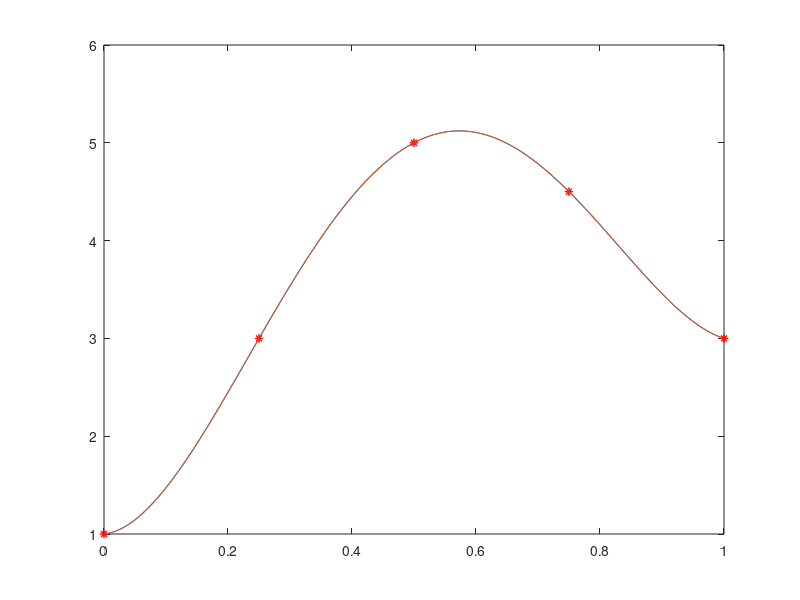

The MATLAB source for this figure:
clear
clc
x=0:0.25:1;
y=[1 3 5 4.5 3];

N=length(y);
M(:,1)=y;

for k=2:N %columna
  for i=1:N-k+1 %fila
    M(i,k) =  (M(i+1,k-1) - M(i,k-1))/(x(i+k-1)-x(i))
  endfor
endfor
b= M(1,:);

P=@(X) b(1) + b(2).*(X-x(1)) + b(3).*((X-x(1)).*(X-x(2))) +b(4).*((X-x(1)).*(X-x(2)).*(X-x(3))) + b(5).*((X-x(1)).*(X-x(2)).*(X-x(3)).*(X-x(4)));

XXX=linspace(x(1),x(end),500)
YYY= P(XXX); %evaluo mi funcion anonima esto me sirve para "evitar" la parte de conv

plot(x,y,'r*')
hold on
plot(XXX,YYY)




N=length(b) %
pn=0; %Vector de los coeficientes
pol=1 %
for i=1:N
  pn=pn + b(i)*[zeros(1,N-i) pol]
  pol=conv(pol, [1 -x(i)]) %convolucion:multiplica 2 pol
end
coef=pn;

XXX=linspace(x(1),x(end),300);
YYY=polyval(coef,XXX);

plot(x,y,'r*')
hold on
plot(XXX,YYY)
